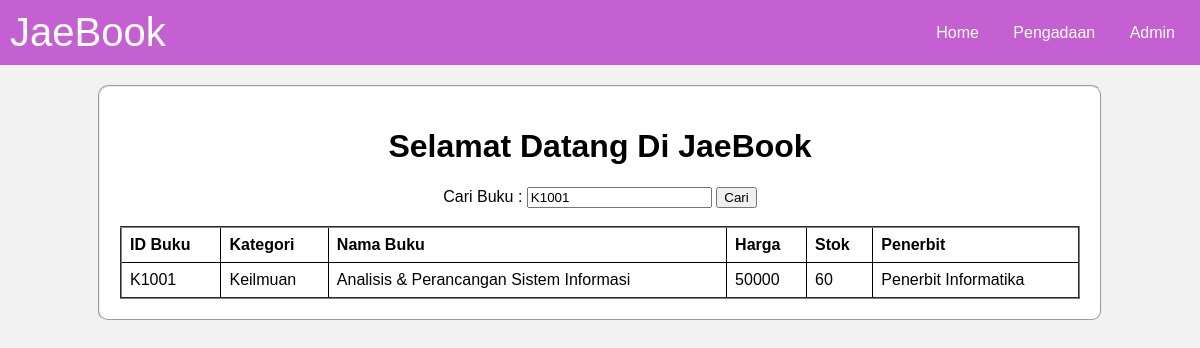
Screenshot of /tokobuku/index.php?kata_cari=K1001 with the database file from the repository.
### tables this page shows
CREATE TABLE `tb_product` (
  `ID_Buku` varchar(20) NOT NULL,
  `Kategori` varchar(20) NOT NULL,
  `Nama_Buku` varchar(50) NOT NULL,
  `Harga` int(20) NOT NULL,
  `Stok` varchar(20) NOT NULL,
  `Penerbit` varchar(50) NOT NULL
);

### tokobuku/index.php (the view, shortened to what this page needs)
<!DOCTYPE html>
<html lang="en">
<head>
</head>
<body>
    <nav>
        <div id="JaeBook">JaeBook</div>
        <div>
            <a href="index.php">Home</a>
            <a href="penerbit.php">Pengadaan</a>
            <a href="admin.php">Admin</a>
        </div>
    </nav>
    <fieldset>
    <center>
        <h1>Selamat Datang Di JaeBook</h1>
    </center>
    <form method="GET" action="index.php" style="text-align: center;">
        <label>Cari Buku :</label>
        <input type="text" name="kata_cari" value="<?php echo isset($_GET['kata_cari']) ? $_GET['kata_cari'] : ''; ?>" />
        <button type="submit">Cari</button>
    </form>
    <br>
    <table border="2">
        <thead>
            <tr>
                <th>ID Buku</th>
                <th>Kategori</th>
                <th>Nama Buku</th>
                <th>Harga</th>
                <th>Stok</th>
                <th>Penerbit</th>
            </tr>
        </thead>
        <tbody>
            <?php
            include 'koneksi.php';
            if(isset($_GET['kata_cari'])) {
                $kata_cari = $_GET['kata_cari'];
                $query = "SELECT * FROM tb_product WHERE ID_Buku LIKE '%".$kata_cari."%' OR Nama_Buku LIKE '%".$kata_cari."%' ORDER BY ID_Buku ASC";
            } else {
                $query = "SELECT * FROM tb_product ORDER BY ID_Buku ASC";
            }
            $result = mysqli_query($koneksi, $query);
            while ($row = mysqli_fetch_assoc($result)) {
            ?>
            <tr>
                <td><?php echo $row['ID_Buku']; ?></td>
                <td><?php echo $row['Kategori']; ?></td>
                <td><?php echo $row['Nama_Buku']; ?></td>
                <td><?php echo $row['Harga']; ?></td>
                <td><?php echo $row['Stok']; ?></td>
                <td><?php echo $row['Penerbit']; ?></td>
            </tr>
            <?php
            }
            ?>
        </tbody>
    </table>
</fieldset>
</body>
</html>

### tokobuku/index.php (style rules this page uses)
body { font-family: Arial, sans-serif; background-color: #f2f2f2; margin: 0; padding: 0; margin-bottom: 50px; }
nav { background-color: #C560D2; overflow: hidden; display: flex; justify-content: space-between; align-items: center; padding: 10px; }
nav a { color: white; text-align: center; text-decoration: none; padding: 10px; margin: 0 5px; }
fieldset { width: 80%; margin: auto; margin-top: 20px; background-color: white; padding: 20px; border-radius: 10px; }
table { width: 100%; border-collapse: collapse; }
th, td { border: 1px solid black; padding: 8px; text-align: left; }
#JaeBook { font-size: 40px; font-family: 'Arial', sans-serif; color: white; }

### rows the page displays
tb_product: ID_Buku "K1001", Kategori "Keilmuan", Nama_Buku "Analisis & Perancangan Sistem Informasi", Harga "50000", Stok "60", Penerbit "Penerbit Informatika"
